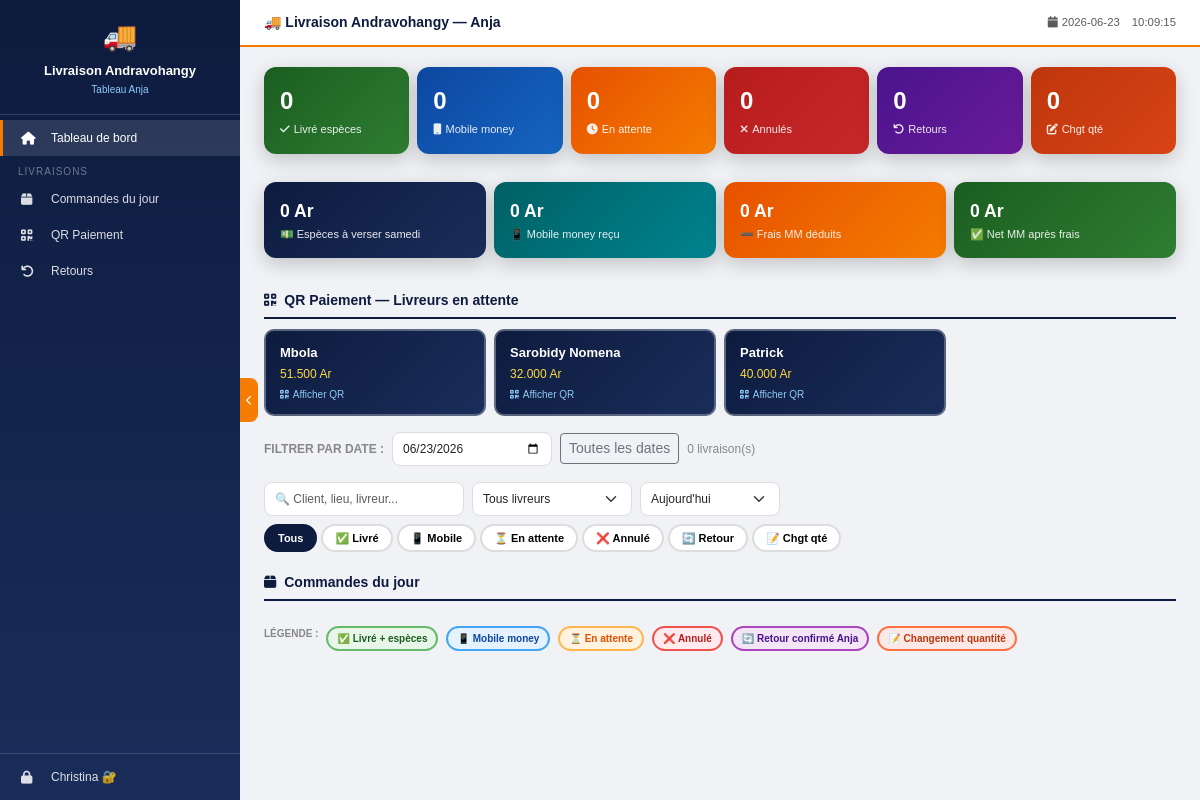
Page /anja on the earlier database version.
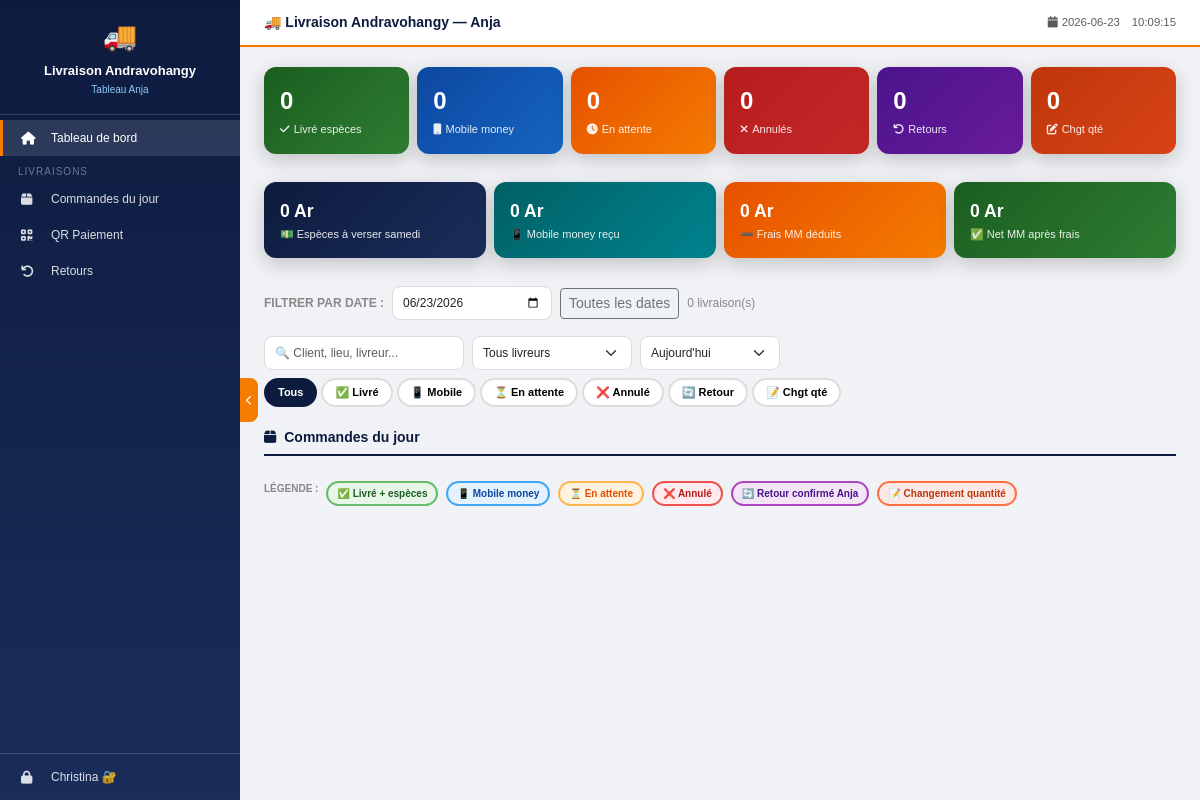
Same page on the later database version.
### tables this page shows
CREATE TABLE commandes (
        id INTEGER PRIMARY KEY AUTOINCREMENT,
        date TEXT DEFAULT CURRENT_DATE,
        client TEXT DEFAULT '',
        contact TEXT DEFAULT '',
        adresse TEXT DEFAULT '',
        livreur TEXT DEFAULT '',
        frais INTEGER DEFAULT 0,
        paiement TEXT DEFAULT 'espece',
        coordonne TEXT DEFAULT 'non_recu',
        statut TEXT DEFAULT 'att',
        motif TEXT DEFAULT '',
        motif_autre TEXT DEFAULT '',
        retour_anja INTEGER DEFAULT 0,
        retour_christina INTEGER DEFAULT 0,
        montant_retour INTEGER DEFAULT 0,
        notes TEXT DEFAULT '',
        envoye_anja INTEGER DEFAULT 0
    );

### app.py (the view)
@app.route('/anja')
def anja():
    conn = get_db()
    today = date.today().strftime('%Y-%m-%d')
    rows = conn.execute('SELECT * FROM commandes WHERE envoye_anja=1 ORDER BY date DESC,id DESC').fetchall()
    commandes = []
    for r in rows:
        arts = get_articles(conn, r['id'])
        commandes.append({**dict(r),'total':calc_total(arts),'types':calc_types(arts),'articles':[dict(a) for a in arts]})
    frais_jour = conn.execute('''SELECT livreur,COUNT(*) nb,SUM(frais) tf
        FROM commandes WHERE date=? AND envoye_anja=1
        GROUP BY livreur ORDER BY livreur''',(today,)).fetchall()
    ca_esp = conn.execute('''SELECT COALESCE(SUM(a.qte*a.prix_unitaire),0)
        FROM articles a JOIN commandes c ON a.commande_id=c.id
        WHERE c.date=? AND c.statut='liv' AND c.envoye_anja=1''',(today,)).fetchone()[0]
    ca_mm = conn.execute('''SELECT COALESCE(SUM(a.qte*a.prix_unitaire),0)
        FROM articles a JOIN commandes c ON a.commande_id=c.id
        WHERE c.date=? AND c.statut IN ('mvola','orange','airtel') AND c.envoye_anja=1''',(today,)).fetchone()[0]
    frais_mm = conn.execute('''SELECT COALESCE(SUM(frais),0) FROM commandes
        WHERE date=? AND statut IN ('mvola','orange','airtel') AND envoye_anja=1''',(today,)).fetchone()[0]
    conn.close()
    return render_template('anja.html', commandes=commandes, livreurs=LIVREURS,
        today=today, frais_jour=frais_jour, motifs=MOTIFS,
        ca_esp=ca_esp, ca_mm=ca_mm, frais_mm=frais_mm)

### app.py (called while the page is built)
def get_db():
    conn = sqlite3.connect(DB)
    conn.row_factory = sqlite3.Row
    return conn

def get_articles(conn, cid):
    return conn.execute('SELECT * FROM articles WHERE commande_id=?',(cid,)).fetchall()

def calc_total(arts):
    return sum(a['qte']*a['prix_unitaire'] for a in arts)

def calc_types(arts):
    t = set()
    for a in arts:
        if 'Charme' in a['categorie']: t.add('Soutiens')
        elif 'Slip' in a['categorie']: t.add('Slip')
        elif 'Chaussette' in a['categorie']: t.add('Chaussette')
    return ' + '.join(sorted(t)) if t else '—'

### templates/anja.html (shortened to what this page needs)
<!DOCTYPE html>
<html lang="fr">
<head>
<link href="https://cdn.jsdelivr.net/npm/bootstrap@5.3.0/dist/css/bootstrap.min.css" rel="stylesheet">
<link href="https://cdnjs.cloudflare.com/ajax/libs/font-awesome/6.4.0/css/all.min.css" rel="stylesheet">
</head>
<body>
<div class="sidebar" id="sidebar">
  <div class="logo">
    <div style="font-size:28px;">🚚</div>
    <h5>Livraison Andravohangy</h5>
    <small>Tableau Anja</small>
  </div>
  <a href="/anja" class="active"><i class="fas fa-home"></i><span>Tableau de bord</span></a>
  <div class="menu-sec">Livraisons</div>
  <a href="#commandes" onclick="scrollTo('commandes')"><i class="fas fa-box"></i><span>Commandes du jour</span></a>
  <a href="#qr" onclick="scrollTo('qr')"><i class="fas fa-qrcode"></i><span>QR Paiement</span></a>
  <a href="#retours" onclick="scrollTo('retours')"><i class="fas fa-undo"></i><span>Retours</span></a>
  <div class="sidebar-bottom" style="position:absolute;bottom:0;width:100%;border-top:1px solid rgba(255,255,255,0.15);padding:5px 0;">
    <a href="/moi"><i class="fas fa-lock"></i><span>Christina 🔐</span></a>
  </div>
</div>
<button class="toggle-btn" id="toggle-btn" onclick="toggleSidebar()">
  <i class="fas fa-chevron-left" id="toggle-icon" style="font-size:10px;"></i>
</button>
<div class="main" id="main">
  <div class="topbar">
    <span class="brand">🚚 Livraison Andravohangy — Anja</span>
    <div style="display:flex;align-items:center;gap:12px;">
      <span class="text-muted small"><i class="fas fa-calendar me-1"></i>{{today}}</span>
      <span class="text-muted small" id="clock"></span>
    </div>
  </div>
  <div class="content">
  <div class="row g-2 mb-3">
    <div class="col-6 col-md-2">
      <div class="stat-card" style="background:linear-gradient(135deg,#1B5E20,#2E7D32);">
        <div class="num" id="st-liv">0</div><div class="lbl"><i class="fas fa-check me-1"></i>Livré espèces</div>
      </div>
    </div>
    <div class="col-6 col-md-2">
      <div class="stat-card" style="background:linear-gradient(135deg,#0D47A1,#1565C0);">
        <div class="num" id="st-mm">0</div><div class="lbl"><i class="fas fa-mobile me-1"></i>Mobile money</div>
      </div>
    </div>
    <div class="col-6 col-md-2">
      <div class="stat-card" style="background:linear-gradient(135deg,#E65100,#F57C00);">
        <div class="num" id="st-att">0</div><div class="lbl"><i class="fas fa-clock me-1"></i>En attente</div>
      </div>
    </div>
    <div class="col-6 col-md-2">
      <div class="stat-card" style="background:linear-gradient(135deg,#B71C1C,#C62828);">
        <div class="num" id="st-ann">0</div><div class="lbl"><i class="fas fa-times me-1"></i>Annulés</div>
      </div>
    </div>
    <div class="col-6 col-md-2">
      <div class="stat-card" style="background:linear-gradient(135deg,#4A148C,#6A1B9A);">
        <div class="num" id="st-ret">0</div><div class="lbl"><i class="fas fa-undo me-1"></i>Retours</div>
      </div>
    </div>
    <div class="col-6 col-md-2">
      <div class="stat-card" style="background:linear-gradient(135deg,#BF360C,#D84315);">
        <div class="num" id="st-chg">0</div><div class="lbl"><i class="fas fa-edit me-1"></i>Chgt qté</div>
      </div>
    </div>
  </div>
  <div class="row g-2 mb-3">
    <div class="col-6 col-md-3">
      <div class="stat-card" style="background:linear-gradient(135deg,var(--bn),#1a2d5a);">
        <div class="num" style="font-size:1.1rem;">{{"{:,}".format(ca_esp).replace(",",".")}} Ar</div>
        <div class="lbl">💵 Espèces à verser samedi</div>
      </div>
    </div>
    <div class="col-6 col-md-3">
      <div class="stat-card" style="background:linear-gradient(135deg,#006064,#00838F);">
        <div class="num" style="font-size:1.1rem;">{{"{:,}".format(ca_mm).replace(",",".")}} Ar</div>
        <div class="lbl">📱 Mobile money reçu</div>
      </div>
    </div>
    <div class="col-6 col-md-3">
      <div class="stat-card" style="background:linear-gradient(135deg,#E65100,#F57C00);">
        <div class="num" style="font-size:1.1rem;">{{"{:,}".format(frais_mm).replace(",",".")}} Ar</div>
        <div class="lbl">➖ Frais MM déduits</div>
      </div>
    </div>
    <div class="col-6 col-md-3">
      <div class="stat-card" style="background:linear-gradient(135deg,#1B5E20,#2E7D32);">
        <div class="num" style="font-size:1.1rem;">{{"{:,}".format(ca_mm-frais_mm).replace(",",".")}} Ar</div>
        <div class="lbl">✅ Net MM après frais</div>
      </div>
    </div>
  </div>
  {% set livreurs_att = [] %}
  {% if livreurs_att %}
  <div class="section-title" id="qr"><span><i class="fas fa-qrcode me-2"></i>QR Paiement — Livreurs en attente</span></div>
  <div class="row g-2 mb-3">
    {% for livreur in livreurs_att %}
    {% set total_att = namespace(val=0) %}
    {% for cmd in commandes if cmd.statut in ['att','chg'] and cmd.livreur==livreur %}
      {% set total_att.val = total_att.val + cmd.total %}
    {% endfor %}
    <div class="col-6 col-md-3">
      <div class="qr-item" style="background:linear-gradient(135deg,var(--bn),#1a2d5a);color:#fff;" onclick="showQRGroupe('{{livreur}}')">
        <div style="font-size:13px;font-weight:800;">{{livreur}}</div>
        <div style="font-size:12px;color:#FFD740;margin-top:2px;">{{"{:,}".format(total_att.val).replace(",",".")}} Ar</div>
        <div style="font-size:10px;color:#90CAF9;margin-top:4px;"><i class="fas fa-qrcode me-1"></i>Afficher QR</div>
      </div>
    </div>
    {% endfor %}
  </div>
  {% endif %}
  <div class="d-flex gap-2 align-items-center mb-3 flex-wrap">
    <span style="font-size:12px;font-weight:700;color:#888;">FILTRER PAR DATE :</span>
    <input type="date" id="filtre-date-anja" class="form-control" style="width:160px;" onchange="filtrerAnjaDate()" value="{{today}}">
    <button class="btn btn-sm btn-outline-secondary" onclick="document.getElementById('filtre-date-anja').value='';filtrerAnjaDate()">Toutes les dates</button>
    <span id="nb-anja" style="font-size:12px;color:#888;"></span>
  </div>
  <div class="d-flex gap-2 flex-wrap mb-2">
    <input type="text" id="search" class="form-control" placeholder="🔍 Client, lieu, livreur..." oninput="filterTable()" style="width:200px;">
    <select id="fil-livreur" class="form-select" onchange="filterTable()" style="width:160px;">
      <option value="">Tous livreurs</option>
    </select>
    <select id="fil-date" class="form-select" onchange="filterTable()" style="width:140px;">
      <option value="{{today}}" selected>Aujourd'hui</option>
    </select>
  </div>
  <div class="d-flex gap-1 flex-wrap mb-3">
    <button class="filter-btn active" onclick="setFilter('',this)">Tous</button>
    <button class="filter-btn" onclick="setFilter('liv',this)">✅ Livré</button>
    <button class="filter-btn" onclick="setFilter('mm',this)">📱 Mobile</button>
    <button class="filter-btn" onclick="setFilter('att',this)">⏳ En attente</button>
    <button class="filter-btn" onclick="setFilter('ann',this)">❌ Annulé</button>
    <button class="filter-btn" onclick="setFilter('ret',this)">🔄 Retour</button>
    <button class="filter-btn" onclick="setFilter('chg',this)">📝 Chgt qté</button>
  </div>
  <div class="section-title" id="commandes"><span><i class="fas fa-box me-2"></i>Commandes du jour</span></div>
  <div class="d-flex flex-wrap gap-2 mt-3 pt-2" style="border-top:1px solid #eee;">
    <span style="font-size:10px;color:#888;font-weight:700;">LÉGENDE :</span>
    <span class="badge-liv">✅ Livré + espèces</span>
    <span class="badge-mm">📱 Mobile money</span>
    <span class="badge-att">⏳ En attente</span>
    <span class="badge-ann">❌ Annulé</span>
    <span class="badge-ret">🔄 Retour confirmé Anja</span>
    <span class="badge-chg">📝 Changement quantité</span>
  </div>
  </div>
</div>
</body>
</html>

### templates/anja.html (style rules this page uses)
:root { --bn:#0D1B3E;--or:#F57C00;--vt:#1B5E20;--rg:#B71C1C;--bl:#0D47A1;--vio:#4A148C;--co:#BF360C; }
body { font-family:Arial,sans-serif;background:#f0f2f5;font-size:13px; }
.sidebar { min-height:100vh;background:linear-gradient(180deg,var(--bn) 0%,#1a2d5a 100%);width:240px;position:fixed;top:0;left:0;z-index:100;transition:width .3s;overflow:hidden; }
.sidebar .logo { text-align:center;color:#fff;padding:16px 10px;border-bottom:1px solid rgba(255,255,255,0.15);margin-bottom:5px; }
.sidebar .logo h5 { font-size:13px;font-weight:700;margin:5px 0 0;white-space:nowrap; }
.sidebar .logo small { font-size:10px;color:#90CAF9;white-space:nowrap; }
.sidebar a { display:flex;align-items:center;color:rgba(255,255,255,0.85);padding:9px 18px;text-decoration:none;border-left:3px solid transparent;font-size:12px;white-space:nowrap;transition:all .2s; }
.sidebar a:hover,.sidebar a.active { background:rgba(255,255,255,0.12);color:#fff;border-left-color:var(--or); }
.sidebar a i { width:20px;min-width:20px;margin-right:10px;font-size:13px; }
.menu-sec { font-size:10px;color:rgba(255,255,255,0.4);padding:8px 18px 2px;text-transform:uppercase;letter-spacing:1px; }
.toggle-btn { position:fixed;top:50%;left:240px;transform:translateY(-50%);background:var(--or);border:none;color:#fff;width:18px;height:44px;border-radius:0 8px 8px 0;cursor:pointer;z-index:101;transition:left .3s;display:flex;align-items:center;justify-content:center; }
.main { margin-left:240px;transition:margin-left .3s; }
.topbar { background:#fff;padding:12px 24px;border-bottom:2px solid var(--or);display:flex;justify-content:space-between;align-items:center;position:sticky;top:0;z-index:50; }
.topbar .brand { font-weight:800;color:var(--bn);font-size:14px; }
.content { padding:20px 24px; }
.stat-card { border-radius:12px;padding:16px;color:#fff;box-shadow:0 6px 20px rgba(0,0,0,0.2);margin-bottom:12px; }
.stat-card .num { font-size:1.5rem;font-weight:800; }
.stat-card .lbl { font-size:11px;opacity:.9;margin-top:2px; }
.section-title { font-weight:700;color:var(--bn);font-size:14px;margin:20px 0 10px;padding-bottom:6px;border-bottom:2px solid var(--bn);display:flex;align-items:center;justify-content:space-between; }
.badge-liv { background:#E8F5E9;color:#1B5E20;border:2px solid #66BB6A;font-size:10px;font-weight:700;padding:3px 9px;border-radius:20px; }
.badge-mm { background:#E3F2FD;color:#0D47A1;border:2px solid #42A5F5;font-size:10px;font-weight:700;padding:3px 9px;border-radius:20px; }
.badge-att { background:#FFF3E0;color:#E65100;border:2px solid #FFB74D;font-size:10px;font-weight:700;padding:3px 9px;border-radius:20px; }
.badge-ann { background:#FFEBEE;color:#B71C1C;border:2px solid #EF5350;font-size:10px;font-weight:700;padding:3px 9px;border-radius:20px; }
.badge-ret { background:#F3E5F5;color:#4A148C;border:2px solid #AB47BC;font-size:10px;font-weight:700;padding:3px 9px;border-radius:20px; }
.badge-chg { background:#FBE9E7;color:#BF360C;border:2px solid #FF7043;font-size:10px;font-weight:700;padding:3px 9px;border-radius:20px; }
.filter-btn { font-size:11px;padding:4px 12px;border-radius:20px;border:2px solid #ddd;background:#fff;cursor:pointer;font-weight:600;transition:all .2s; }
.filter-btn.active { background:var(--bn);color:#fff;border-color:var(--bn); }
.form-control,.form-select { border-radius:8px;border:1.5px solid #ddd;font-size:12px;padding:7px 10px; }

Differences in the rows shown:
removed commandes: livreur "Mbola", val "51.500"
removed commandes: livreur "Sarobidy Nomena", val "32.000"
removed commandes: livreur "Patrick", val "40.000"
Other differences:
text no longer shown: "QR Paiement — Livreurs en attente"
